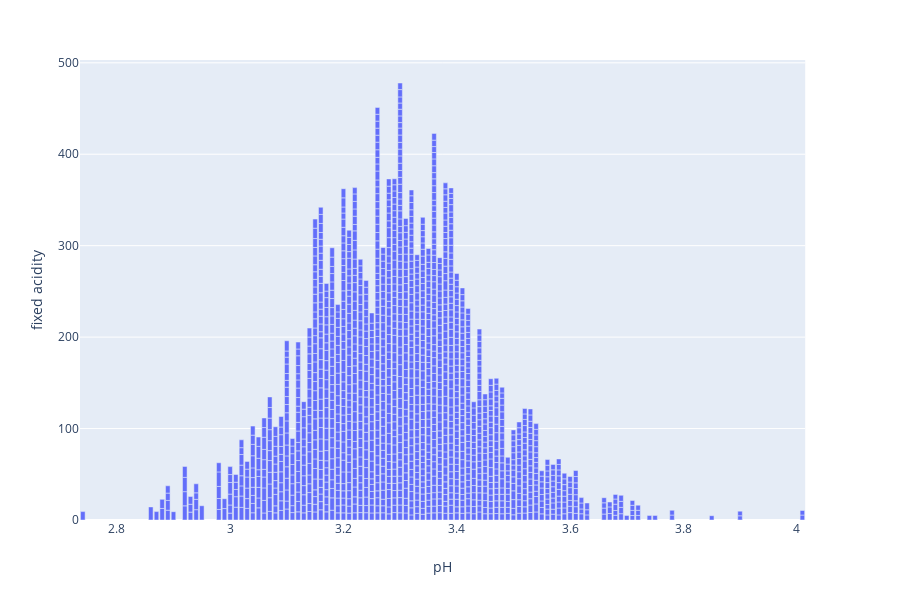

This figure's notebook cell:
### Code cell
px.bar(x = df['pH'], y = df['fixed acidity'], labels = {'x': 'pH', 'y': 'fixed acidity' })

### Figure 1 — Plotly figure (JSON) as saved in the notebook; plotly's stock layout.template omitted (floating-point values rounded to 4 significant figures; data arrays with more than 128 entries replaced by an {"elided": "..."} marker saying what was removed)
{"data": [{"alignmentgroup": "True", "hoverlabel": {"namelength": 0}, "hovertemplate": "pH=%{x}<br>fixed acidity=%{y}", "legendgroup": "", "marker": {"color": "#636efa"}, "name": "", "offsetgroup": "", "orientation": "v", "showlegend": false, "textposition": "auto", "type": "bar", "x": {"elided": "1599 float values"}, "xaxis": "x", "y": {"elided": "1599 float values"}, "yaxis": "y"}], "layout": {"barmode": "relative", "height": 600, "legend": {"tracegroupgap": 0}, "margin": {"t": 60}, "xaxis": {"anchor": "y", "domain": [0, 0.98], "title": {"text": "pH"}}, "yaxis": {"anchor": "x", "domain": [0, 1], "title": {"text": "fixed acidity"}}}}
